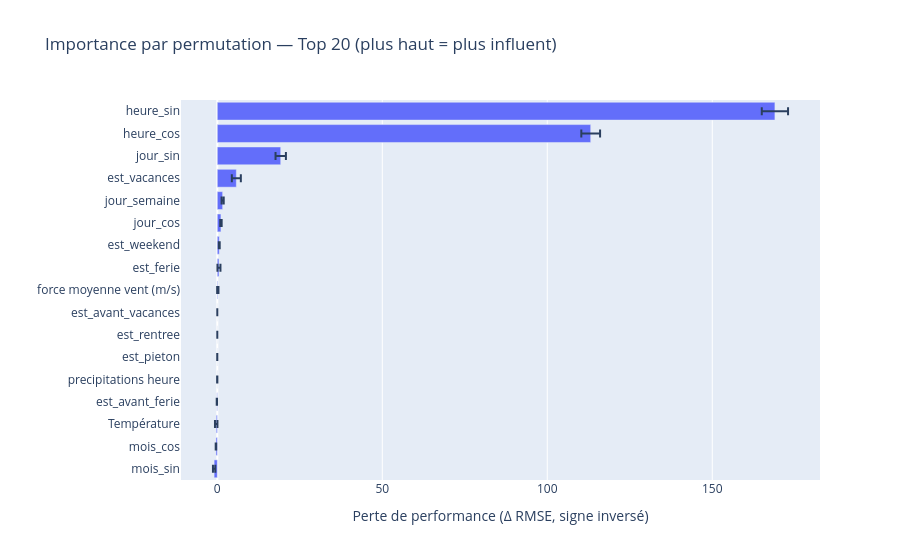

The code cell stored with this chart in its notebook:
### Code cell
from sklearn.inspection import permutation_importance
import pandas as pd
import numpy as np
import plotly.express as px

# 1) Importance par permutation sur le pipeline complet (prétraitements inclus)
perm = permutation_importance(
    estimator=pipe,
    X=X_test,
    y=y_test,
    n_repeats=20,
    random_state=42,
    scoring='neg_root_mean_squared_error'  # cohérent avec votre RMSE
)

imp_df = (
    pd.DataFrame({
        'feature': features,
        'importance_mean': perm.importances_mean,
        'importance_std': perm.importances_std
    })
    .sort_values('importance_mean', ascending=False)
)

print(imp_df.head(20))

# 2) Bar chart Plotly (top 20)
topk = imp_df.head(20).sort_values('importance_mean', ascending=True)
fig = px.bar(
    topk,
    x='importance_mean', y='feature',
    error_x='importance_std',
    orientation='h',
    title='Importance par permutation — Top 20 (plus haut = plus influent)'
)
fig.update_layout(xaxis_title="Perte de performance (Δ RMSE, signe inversé)", yaxis_title="")
fig.show()

### Figure 1 — Plotly figure (JSON) as saved in the notebook; plotly's stock layout.template omitted (floating-point values rounded to 4 significant figures)
{"data": [{"error_x": {"array": [0.3531, 0.07622, 0.3738, 0.04339, 0.03459, 0.0125, 0.0, 0.0, 0.1949, 0.4542, 0.1367, 0.2156, 0.3255, 1.365, 1.572, 2.844, 3.98]}, "hovertemplate": "importance_mean=%{x}<br>feature=%{y}<extra></extra>", "legendgroup": "", "marker": {"color": "#636efa", "pattern": {"shape": ""}}, "name": "", "orientation": "h", "showlegend": false, "textposition": "auto", "type": "bar", "x": [-0.9657, -0.408, -0.3287, -0.129, -0.0182, -0.01057, 0.0, 0.0, 0.1519, 0.4984, 0.5906, 1.101, 1.618, 5.767, 19.22, 113.2, 169.0], "xaxis": "x", "y": ["mois_sin", "mois_cos", "Température", "est_avant_ferie", "precipitations heure", "est_pieton", "est_rentree", "est_avant_vacances", "force moyenne vent (m/s)", "est_ferie", "est_weekend", "jour_cos", "jour_semaine", "est_vacances", "jour_sin", "heure_cos", "heure_sin"], "yaxis": "y"}], "layout": {"barmode": "relative", "legend": {"tracegroupgap": 0}, "title": {"text": "Importance par permutation — Top 20 (plus haut = plus influent)"}, "xaxis": {"anchor": "y", "domain": [0, 1], "title": {"text": "Perte de performance (Δ RMSE, signe inversé)"}}, "yaxis": {"anchor": "x", "domain": [0, 1], "title": {"text": ""}}}}
